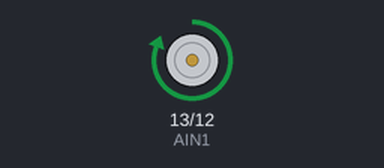
A sketch run on a simulated Arduino Uno, built with avr-gcc and run on an emulated ATmega328P. Shown: motor-driver pin pairs drawn as motors (green arrow = first pin HIGH = forward, orange = second pin HIGH = backward, longer = more drive, scaled by the enable pin). Random numbers use the default seed unless the sketch sets one.

Above: at 0.1 s.
At 35.0 s:
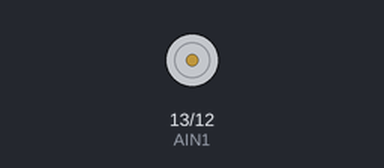
Timing chart, 0 to 39.0 s (numbered marks = the images above):
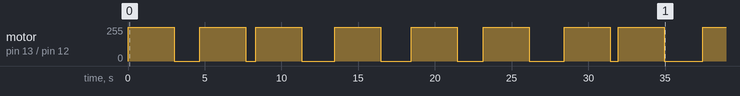

Measured:
- by itself, motor on pin 13 (AIN1) / pin 12 (AIN2): stopped → forward 255/255 at 0.00 s, → stopped 3.0 s later, → forward 255/255 1.7 s later, → stopped 3.0 s later, … (17 changes in this stretch)

The sketch:

_mini_mini_golf_taxi_.ino
```cpp
const int AIN1 = 13;
const int AIN2 = 12;
const int PWMA = 11;

int motorSpeed = 255;

void setup() {
  pinMode(AIN1, OUTPUT);
  pinMode(AIN2, OUTPUT);
  pinMode(PWMA, OUTPUT);

  randomSeed(analogRead(A0));  // to randomize pause times
}

void loop() {
  // Spin forward for 3 seconds
  spinMotor(motorSpeed);
  delay(3000);

  // Stop motor
  spinMotor(0);

  // Random pause time between 0.5 and 3.5 seconds
  int pauseTime = random(500, 3500);
  delay(pauseTime);
}

void spinMotor(int speed) {
  if (speed > 0) {
    digitalWrite(AIN1, HIGH);
    digitalWrite(AIN2, LOW);
  } else if (speed < 0) {
    digitalWrite(AIN1, LOW);
    digitalWrite(AIN2, HIGH);
  } else {
    digitalWrite(AIN1, LOW);
    digitalWrite(AIN2, LOW);
  }

  analogWrite(PWMA, abs(speed));
}
```
